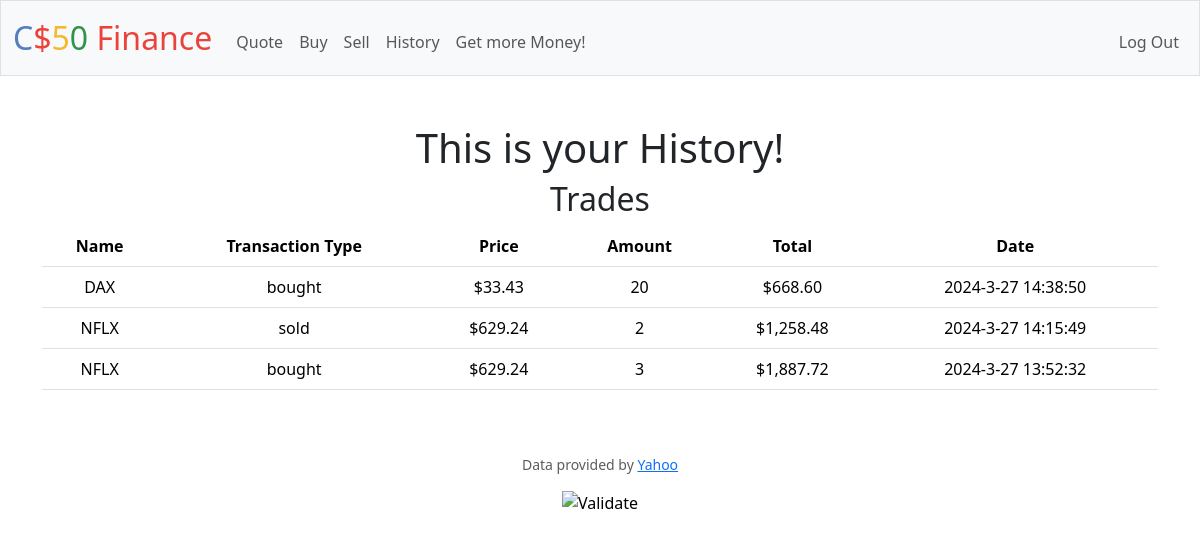
Screenshot of /history (signed in) with the database file from the repository.
### tables this page shows
CREATE TABLE transactions (id INTEGER PRIMARY KEY AUTOINCREMENT NOT NULL, user_id INTERGER, stock TEXT NOT NULL, amount INTEGER, buy_price FLOAT, total FLOAT, trans_type TEXT, timestamp TEXT, FOREIGN KEY (user_id) REFERENCES users(id));

### app.py (the view)
@app.route("/history")
@login_required
def history():
    user = session["user_id"]
    trans_database = db.execute(
        "SELECT * FROM transactions WHERE user_id = ? ORDER BY timestamp DESC", user)
    transactions = []
    for i, row in enumerate(trans_database):
        transactions.append({
            "name": row["stock"],
            "transaction_type": row["trans_type"],
            "price": usd(row["buy_price"]),
            "amount": row["amount"],
            "total": usd(row["total"]),
            "date": row["timestamp"]
        })
    return render_template("history.html", transactions=transactions)

### app.py (called while the page is built)
@app.after_request
def after_request(response):
    response.headers["Cache-Control"] = "no-cache, no-store, must-revalidate"
    response.headers["Expires"] = 0
    response.headers["Pragma"] = "no-cache"
    return response

### helpers.py (called while the page is built)
def login_required(f):
    @wraps(f)
    def decorated_function(*args, **kwargs):
        if session.get("user_id") is None:
            return redirect("/login")
        return f(*args, **kwargs)
    return decorated_function

def usd(value):
    return f"${value:,.2f}"

### templates/history.html (shortened to what this page needs)
{% extends "layout.html" %}
{% block main %}
    <h1> This is your History!</h1>
    <h2> Trades </h2>
    <table class="table">
        <thead>
            <tr>
                <th>Name</th>
                <th>Transaction Type</th>
                <th>Price</th>
                <th>Amount</th>
                <th>Total</th>
                <th>Date</th>
            </tr>
        </thead>
        <tbody>
            {% for i in transactions %}
            <tr>
                <td>{{ i.name }}</td>
                <td>{{ i.transaction_type }}</td>
                <td>{{ i.price }}</td>
                <td>{{ i.amount }}</td>
                <td>{{ i.total }}</td>
                <td>{{ i.date }}</td>
            </tr>
            {% endfor %}
        </tbody>
    </table>
{% endblock %}

### rows the page displays
transactions: name "DAX", transaction_type "bought", price "$33.43", amount "20", total "$668.60", date "2024-3-27 14:38:50"
transactions: name "NFLX", transaction_type "sold", price "$629.24", amount "2", total "$1,258.48", date "2024-3-27 14:15:49"
transactions: name "NFLX", transaction_type "bought", price "$629.24", amount "3", total "$1,887.72", date "2024-3-27 13:52:32"
